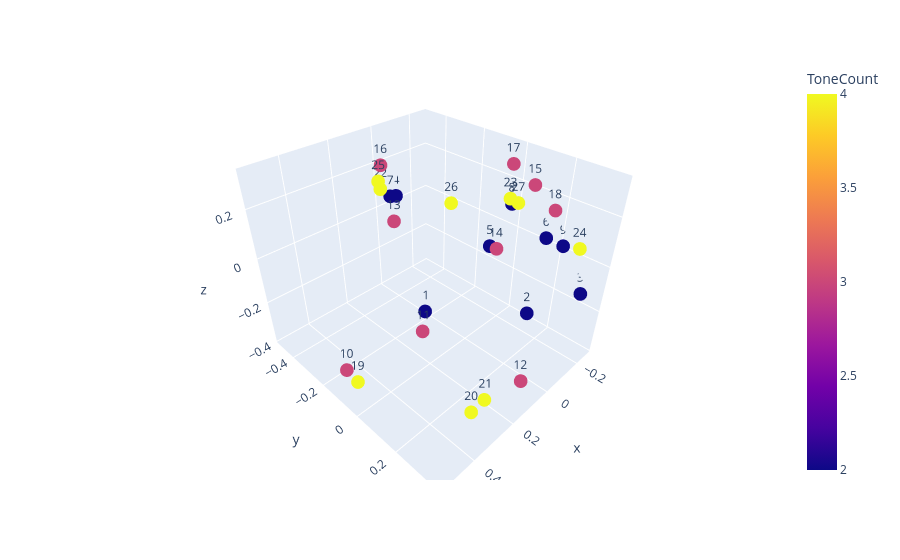

Here is the notebook cell this chart was saved with:
### Code cell
import plotly.express as px

fig = px.scatter_3d(
    mds3_df,
    x="x",
    y="y",
    z="z",
    color="ToneCount",
    text=mds3_df.index+1
)

fig.show()

### Figure 1 — Plotly figure (JSON) as saved in the notebook; plotly's stock layout.template omitted (floating-point values rounded to 4 significant figures)
{"data": [{"hovertemplate": "x=%{x}<br>y=%{y}<br>z=%{z}<br>text=%{text}<br>ToneCount=%{marker.color}<extra></extra>", "legendgroup": "", "marker": {"color": [2, 2, 2, 2, 2, 2, 2, 2, 2, 3, 3, 3, 3, 3, 3, 3, 3, 3, 4, 4, 4, 4, 4, 4, 4, 4, 4], "coloraxis": "coloraxis", "symbol": "circle"}, "mode": "markers+text", "name": "", "scene": "scene", "showlegend": false, "text": [1.0, 2.0, 3.0, 4.0, 5.0, 6.0, 7.0, 8.0, 9.0, 10.0, 11.0, 12.0, 13.0, 14.0, 15.0, 16.0, 17.0, 18.0, 19.0, 20.0, 21.0, 22.0, 23.0, 24.0, 25.0, 26.0, 27.0], "type": "scatter3d", "x": [0.08364, -0.168, -0.266, -0.08706, -0.1774, -0.2642, -0.03134, -0.2189, -0.2647, 0.5292, 0.279, 0.06893, 0.04313, -0.1098, -0.2097, 0.01667, -0.146, -0.2289, 0.4963, 0.2776, 0.3156, 0.04655, -0.1302, -0.08973, 0.1054, 0.1033, 0.0268], "y": [-0.1458, 0.1679, 0.323, -0.493, -0.04605, 0.147, -0.4651, 0.009599, 0.2206, -0.06728, 0.04296, 0.3258, -0.36, 0.03753, 0.1054, -0.4559, 0.05152, 0.1871, -0.05966, 0.2766, 0.3548, -0.4292, 0.06305, 0.3714, -0.3657, -0.0004046, 0.2042], "z": [-0.2996, -0.2724, -0.1446, 0.03117, -0.06058, 0.02254, 0.05904, 0.1314, 0.01996, -0.2465, -0.1614, -0.3524, 0.01371, -0.004111, 0.2436, 0.2132, 0.3245, 0.1678, -0.3246, -0.3838, -0.2233, 0.1311, 0.2045, 0.1569, 0.205, 0.2503, 0.2985]}], "layout": {"coloraxis": {"colorbar": {"title": {"text": "ToneCount"}}, "colorscale": [[0, "#0d0887"], [0.1111, "#46039f"], [0.2222, "#7201a8"], [0.3333, "#9c179e"], [0.4444, "#bd3786"], [0.5556, "#d8576b"], [0.6667, "#ed7953"], [0.7778, "#fb9f3a"], [0.8889, "#fdca26"], [1, "#f0f921"]]}, "legend": {"tracegroupgap": 0}, "margin": {"t": 60}, "scene": {"domain": {"x": [0, 1], "y": [0, 1]}, "xaxis": {"title": {"text": "x"}}, "yaxis": {"title": {"text": "y"}}, "zaxis": {"title": {"text": "z"}}}}}
